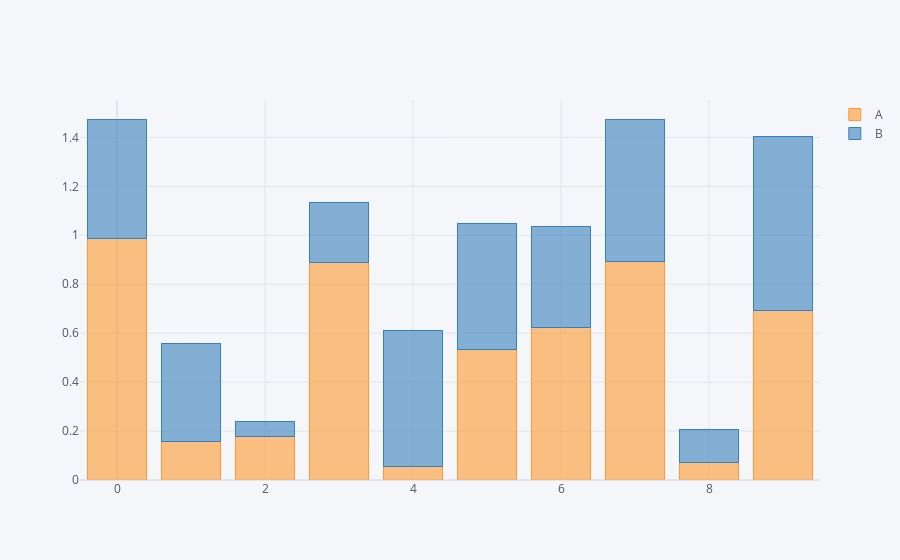

Here is the notebook cell this chart was saved with:
### Code cell
df.iplot(kind='bar', barmode='stack') # barmode='stack' 은 누적 그래프

### Figure 1 — Plotly figure (JSON) as saved in the notebook; plotly's stock layout.template omitted (floating-point values rounded to 4 significant figures)
{"data": [{"marker": {"color": "rgba(255, 153, 51, 0.6)", "line": {"color": "rgba(255, 153, 51, 1.0)", "width": 1}}, "name": "A", "orientation": "v", "text": "", "type": "bar", "x": [0, 1, 2, 3, 4, 5, 6, 7, 8, 9], "y": [0.9866, 0.1568, 0.1758, 0.8896, 0.05326, 0.5338, 0.6236, 0.8911, 0.07181, 0.6942]}, {"marker": {"color": "rgba(55, 128, 191, 0.6)", "line": {"color": "rgba(55, 128, 191, 1.0)", "width": 1}}, "name": "B", "orientation": "v", "text": "", "type": "bar", "x": [0, 1, 2, 3, 4, 5, 6, 7, 8, 9], "y": [0.4886, 0.4, 0.06138, 0.2433, 0.5566, 0.5132, 0.4125, 0.584, 0.1363, 0.7088]}], "layout": {"barmode": "stack", "legend": {"bgcolor": "#F5F6F9", "font": {"color": "#4D5663"}, "traceorder": "normal"}, "paper_bgcolor": "#F5F6F9", "plot_bgcolor": "#F5F6F9", "title": {"font": {"color": "#4D5663"}}, "xaxis": {"gridcolor": "#E1E5ED", "showgrid": true, "tickfont": {"color": "#4D5663"}, "title": {"font": {"color": "#4D5663"}, "text": ""}, "zerolinecolor": "#E1E5ED"}, "yaxis": {"gridcolor": "#E1E5ED", "showgrid": true, "tickfont": {"color": "#4D5663"}, "title": {"font": {"color": "#4D5663"}, "text": ""}, "zerolinecolor": "#E1E5ED"}}}
